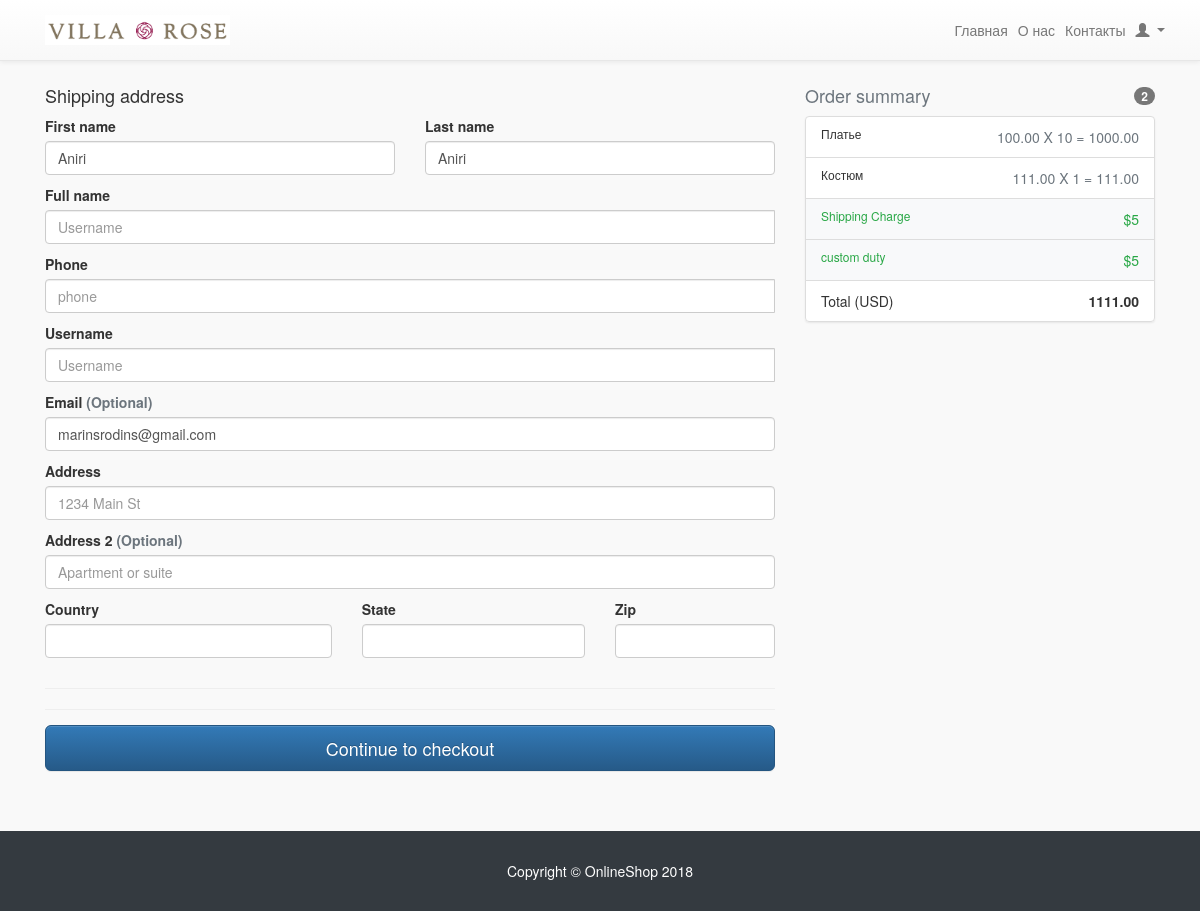
Page /orders/create/ (signed in) on the earlier database version.
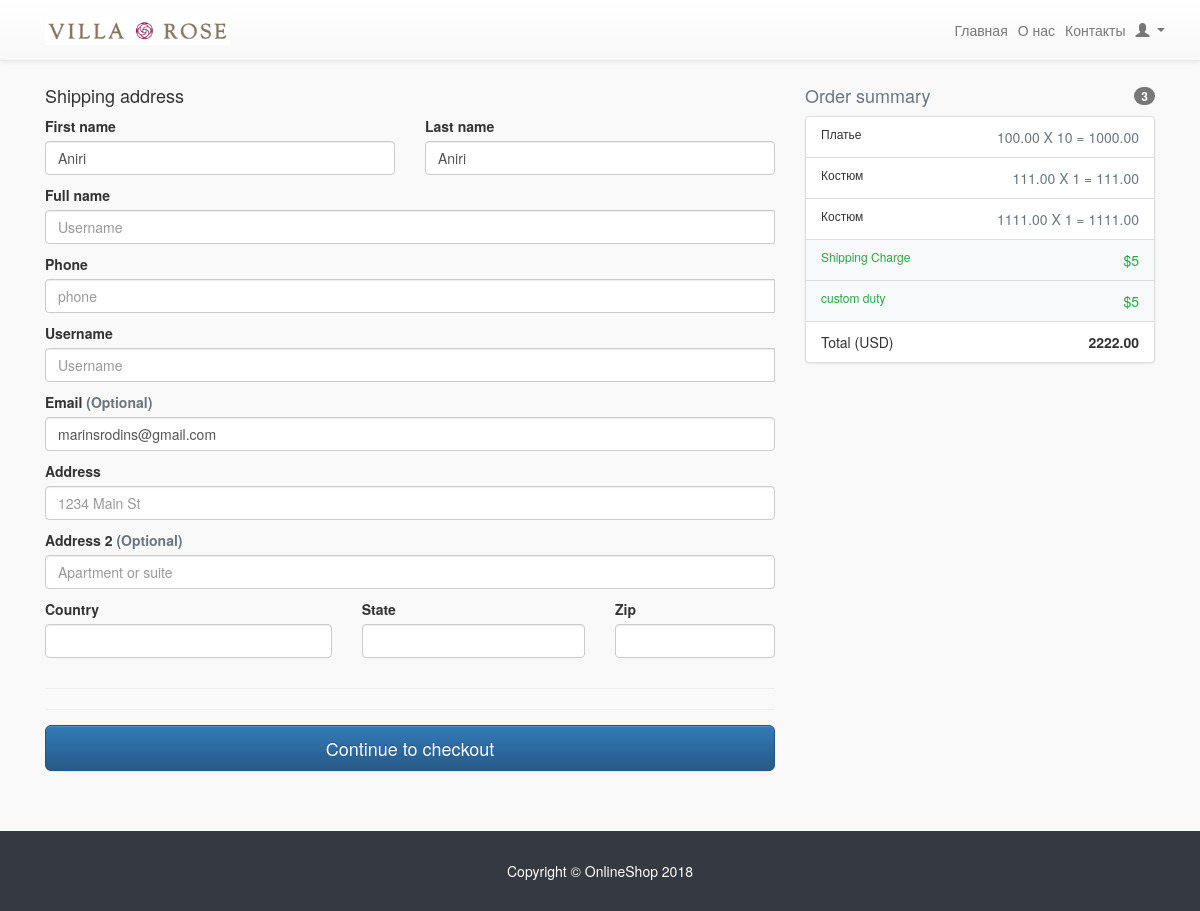
Same page on the later database version.
### accounts/models.py (models this page shows, shortened)
class Profile(models.Model):
    user = models.OneToOneField(User, on_delete=models.CASCADE)
    full_name = models.CharField(max_length=17, blank=True,default='')
    birth_date = models.DateField(null=True, blank=True)
    GENDER_CHOICES = (('M', 'Male'), ('F', 'Female'), ('U', 'Unisex/Parody'))
    gender = models.CharField(max_length=1, choices=GENDER_CHOICES, blank=True)
    phone_number = models.CharField(max_length=17, blank=True)

class User(AbstractBaseUser, PermissionsMixin):
    email = models.EmailField(max_length=40, unique=True)
    first_name = models.CharField(max_length=30, blank=True)
    last_name = models.CharField(max_length=30, blank=True)
    is_active = models.BooleanField(default=True)
    is_staff = models.BooleanField(default=False)
    date_joined = models.DateTimeField(default=timezone.now)
    bio = models.TextField(max_length=500, blank=True, null=True)
    objects = UserManager()
    USERNAME_FIELD = 'email'
    REQUIRED_FIELDS = ['first_name', 'last_name']

### cart/models.py (models this page shows, shortened)
class Cart(models.Model):
    user = models.OneToOneField(User, on_delete=models.CASCADE, null=True)
    created = models.DateTimeField(auto_now_add=True)
    updated = models.DateTimeField(auto_now=True)
    paid = models.BooleanField(default=False)
    is_in_order = models.BooleanField(default=False)
    class Meta:
        ordering = ('-created',)
    def get_total_cost(self):
        return sum(item.get_cost() for item in self.items.all())

class CartItem(models.Model):
    cart = models.ForeignKey(Cart, related_name='items',
    null=True,
    on_delete=models.CASCADE,
    )
    product = models.ForeignKey(Product,
    related_name='корзина',
    on_delete=models.CASCADE,
    )
    price = models.DecimalField(max_digits=10, decimal_places=2, default=0)
    quantity = models.PositiveIntegerField(default=1)
    def get_cost(self):
        return self.price * self.quantity

### shop/models.py (models this page shows, shortened)
class Product(models.Model):
    category = models.ForeignKey(Category, related_name='products',
    on_delete=models.CASCADE)
    name = models.CharField(max_length=200, db_index=True)
    slug = models.SlugField(max_length=200, db_index=True)
    image = models.ImageField(upload_to='products/%Y/%m/%d', blank=True,)
    description = models.TextField(blank=True)
    price = models.DecimalField(max_digits=10, decimal_places=2)
    stock = models.PositiveIntegerField()
    available = models.BooleanField(default=True)
    created = models.DateTimeField(auto_now_add=True)
    updated = models.DateTimeField(auto_now=True)
    class Meta:
        ordering = ('-created',)
        index_together = (('id', 'slug'),)

### orders/views.py (the view)
def order_create(request):
    profile = get_object_or_404(Profile, user=request.user)
    cart = Cart.objects.get(user=request.user)
    return render(request, 'orders/order_list.html', {'cart': cart, 'profile': profile})

### templates/orders/order_list.html (shortened to what this page needs)
 {% extends "shop/base.html" %}
{% load crispy_forms_tags %}
{%block content %}
 <div class="row">
        <div class="col-md-8">
          <h4 class="mb-3">Shipping address</h4>
          <form name = "form" action = "{% url "orders:order_save" %}"
         method = "POST"class="needs-validation" novalidate>{% csrf_token %}
            <div class="row">
              <div class="col-md-6 mb-3">
                <label for="firstName">First name</label>
                <input type="text" class="form-control" id="firstName" placeholder="" value="{{ profile.user.first_name }}" required>
              </div>
              <div class="col-md-6 mb-3">
                <label for="lastName">Last name</label>
                <input type="text" class="form-control" id="lastName" placeholder="" value="{{profile.user.last_name}}" required>
              </div>
            </div>
            <div class="mb-3">
              <label for="username">Full name</label>
              <div class="input-group">
                <input type="text" value="{{ profile.full_name }}" class="form-control" id="username" placeholder="Username" required>
              </div>
            </div>
            <div class="mb-3">
              <label for="username">Phone</label>
              <div class="input-group">
                <input type="text" value="{{ profile.phone_number }}" class="form-control" id="username" placeholder="phone" required>
              </div>
            </div>
            <div class="mb-3">
              <label for="username">Username</label>
              <div class="input-group">
                <input type="text" value="{{ user.username }}" class="form-control" id="username" placeholder="Username" required>
              </div>
            </div>
            <div class="mb-3">
              <label for="email">Email <span class="text-muted">(Optional)</span></label>
              <input type="email" class="form-control"  placeholder="you@example.com" value="{{profile.user.email}}">
            </div>
            <div class="mb-3">
              <label for="address">Address</label>
              <input type="text" name="address" class="form-control" placeholder="1234 Main St" required>
            </div>
            <div class="mb-3">
              <label for="address2">Address 2 <span class="text-muted">(Optional)</span></label>
              <input name="address_secound" type="text" class="form-control"  placeholder="Apartment or suite">
            </div>
            <div class="row">
              <div class="col-md-5 mb-3">
                <label for="country">Country</label>
                <input type="text" name="country" class="form-control" id="zip" placeholder="" required>
              </div>
              <div class="col-md-4 mb-3">
                <label for="state">State</label>
                <input type="text" name="state" class="form-control" id="zip" placeholder="" required>
              </div>
              <div class="col-md-3 mb-3">
                <label for="zip">Zip</label>
                <input type="text" class="form-control" name="zip" id="zip" placeholder="" required>
              </div>
            </div>
            <hr class="mb-4">
            <hr class="mb-4">
            <button class="btn btn-primary btn-lg btn-block" type="submit">Continue to checkout</button>
          </form>
        </div>
        <div class="col-md-4">
          <h4 class="d-flex justify-content-between align-items-center mb-3">
            <span class="text-muted">Order summary</span>
            <span class="badge badge-secondary badge-pill">{{cart.items.count}}</span>
          </h4>
          <ul class="list-group mb-3">
            {% for item in cart.items.all %}
            {% with product=item.product %}
            <li class="list-group-item d-flex justify-content-between lh-condensed">
              <div>
                <h6 class="my-0">{{ product.name }}</h6>
              </div>
              <span class="text-muted">{{ product.price }} X {{ item.quantity }} = {{  item.get_cost }}</span>
            </li>
            {% endwith %}
            {% endfor %}
            <li class="list-group-item d-flex justify-content-between bg-light">
              <div class="text-success">
                <h6 class="my-0">Shipping Charge</h6>
              </div>
              <span class="text-success">$5</span>
            </li>
            <li class="list-group-item d-flex justify-content-between bg-light">
              <div class="text-success">
                <h6 class="my-0">custom duty</h6>
              </div>
              <span class="text-success">$5</span>
            </li>
            <li class="list-group-item d-flex justify-content-between">
              <span>Total (USD)</span>
              <strong>{{cart.get_total_cost}}</strong>
            </li>
          </ul>
        </div>
      </div>
{% endblock %}

### templates/shop/base.html (shortened to what this page needs)
    {% load static %}
<!DOCTYPE html>
<html>
<head>
    <link href="{% static 'vendor/bootstrap/css/bootstrap.min.css' %}" rel="stylesheet">
    <link rel="stylesheet" href="https://maxcdn.bootstrapcdn.com/bootstrap/3.3.7/css/bootstrap.min.css">
    <link rel="stylesheet" href="https://maxcdn.bootstrapcdn.com/bootstrap/3.3.7/css/bootstrap-theme.min.css">
    <link href="{% static 'css/shop-homepage.css' %}" rel="stylesheet">
</head>
<body>
    <nav class="navbar navbar-expand-lg navbar-default navbar-fixed-top">
      <div class="container">
        <a  href="/"> <img src="{% static "img/logo1.png" %}" height="30px"></a>
        <div class="collapse navbar-collapse" id="navbarResponsive">
          <ul class="navbar-nav navbar-right">
        <li class="nav-item">
                <a class="nav-link" href="#">Главная
                </a>
                </li>
                <li class="">
                <a class="nav-link" href="">О нас</a>
                </li>
                <li class="nav-item">
                    <a class="nav-link" href="#">Контакты</a>
                </li>
                {% if user.is_authenticated %}
                <li class="dropdown ">
          <a href="#" class="dropdown-toggle nav-link" data-toggle="dropdown" role="button" aria-haspopup="true" aria-expanded="false"><span class="glyphicon glyphicon-user" aria-hidden="true"></span> {{ user.username }}</a>
            </li>
                {% endif %}
          </ul>
        </div>
      </div>
    </nav>
    <div class="container">
<div id="content">
        {% block content %}
        {% endblock %}
    </div>
    </div>
    <footer class="py-5 bg-dark">
      <div class="container">
        <p class="m-0 text-center text-white">Copyright &copy; OnlineShop 2018</p>
      </div>
    </footer>
</body>
</html>

### static/css/shop-homepage.css (style rules this page uses)
body { padding-top: 54px; }
@media (min-width: 992px) { body { padding-top: 56px; height: auto; padding-bottom: 120px; min-height: 654px; position: relative; } }
@media (min-width: 992px) { footer { position: absolute; left: 0; bottom: 0; width: 100%; } }
* { margin: 0; padding: 0 }
body { background-color: #f9f9f9; }

Differences in the rows shown:
changed Cart: items.count "2" → "3"; get_total_cost "1111.00" → "2222.00"
added CartItem: product.name "Костюм", product.price "1111.00", quantity "1", get_cost "1111.00"
